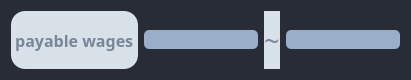
  <widget class="QWidget" name="horizontalLayoutWidget">
   <property name="geometry">
    <rect>
     <x>70</x>
     <y>30</y>
     <width>411</width>
     <height>80</height>
    </rect>
   </property>
   <property name="palette">
    <palette>
     <active>
      <colorrole role="WindowText">
       <brush brushstyle="SolidPattern">
        <color alpha="255">
         <red>119</red>
         <green>134</green>
         <blue>153</blue>
        </color>
       </brush>
      </colorrole>
      <colorrole role="Button">
       <brush brushstyle="SolidPattern">
        <color alpha="255">
         <red>40</red>
         <green>44</green>
         <blue>55</blue>
        </color>
       </brush>
      </colorrole>
      <colorrole role="Text">
       <brush brushstyle="SolidPattern">
        <color alpha="255">
         <red>119</red>
         <green>134</green>
         <blue>153</blue>
        </color>
       </brush>
      </colorrole>
      <colorrole role="ButtonText">
       <brush brushstyle="SolidPattern">
        <color alpha="255">
         <red>119</red>
         <green>134</green>
         <blue>153</blue>
        </color>
       </brush>
      </colorrole>
      <colorrole role="Base">
       <brush brushstyle="SolidPattern">
        <color alpha="255">
         <red>40</red>
         <green>44</green>
         <blue>55</blue>
        </color>
       </brush>
      </colorrole>
      <colorrole role="Window">
       <brush brushstyle="SolidPattern">
        <color alpha="255">
         <red>40</red>
         <green>44</green>
         <blue>55</blue>
        </color>
       </brush>
      </colorrole>
      <colorrole role="PlaceholderText">
       <brush brushstyle="SolidPattern">
        <color alpha="128">
         <red>119</red>
         <green>134</green>
         <blue>153</blue>
        </color>
       </brush>
      </colorrole>
     </active>
     <inactive>
      <colorrole role="WindowText">
       <brush brushstyle="SolidPattern">
        <color alpha="255">
         <red>119</red>
         <green>134</green>
         <blue>153</blue>
        </color>
       </brush>
      </colorrole>
      <colorrole role="Button">
       <brush brushstyle="SolidPattern">
        <color alpha="255">
         <red>40</red>
         <green>44</green>
         <blue>55</blue>
        </color>
       </brush>
      </colorrole>
      <colorrole role="Text">
       <brush brushstyle="SolidPattern">
        <color alpha="255">
         <red>119</red>
         <green>134</green>
         <blue>153</blue>
        </color>
       </brush>
      </colorrole>
      <colorrole role="ButtonText">
       <brush brushstyle="SolidPattern">
        <color alpha="255">
         <red>119</red>
         <green>134</green>
         <blue>153</blue>
        </color>
       </brush>
      </colorrole>
      <colorrole role="Base">
       <brush brushstyle="SolidPattern">
        <color alpha="255">
         <red>40</red>
         <green>44</green>
         <blue>55</blue>
        </color>
       </brush>
      </colorrole>
      <colorrole role="Window">
       <brush brushstyle="SolidPattern">
        <color alpha="255">
         <red>40</red>
         <green>44</green>
         <blue>55</blue>
        </color>
       </brush>
      </colorrole>
      <colorrole role="PlaceholderText">
       <brush brushstyle="SolidPattern">
        <color alpha="128">
         <red>119</red>
         <green>134</green>
         <blue>153</blue>
        </color>
       </brush>
      </colorrole>
     </inactive>
     <disabled>
      <colorrole role="WindowText">
       <brush brushstyle="SolidPattern">
        <color alpha="255">
         <red>120</red>
         <green>120</green>
         <blue>120</blue>
        </color>
       </brush>
      </colorrole>
      <colorrole role="Button">
       <brush brushstyle="SolidPattern">
        <color alpha="255">
         <red>40</red>
         <green>44</green>
         <blue>55</blue>
        </color>
       </brush>
      </colorrole>
      <colorrole role="Text">
       <brush brushstyle="SolidPattern">
        <color alpha="255">
         <red>120</red>
         <green>120</green>
         <blue>120</blue>
        </color>
       </brush>
      </colorrole>
      <colorrole role="ButtonText">
       <brush brushstyle="SolidPattern">
        <color alpha="255">
         <red>120</red>
         <green>120</green>
         <blue>120</blue>
        </color>
       </brush>
      </colorrole>
      <colorrole role="Base">
       <brush brushstyle="SolidPattern">
        <color alpha="255">
         <red>40</red>
         <green>44</green>
         <blue>55</blue>
        </color>
       </brush>
      </colorrole>
      <colorrole role="Window">
       <brush brushstyle="SolidPattern">
        <color alpha="255">
         <red>40</red>
         <green>44</green>
         <blue>55</blue>
        </color>
       </brush>
      </colorrole>
      <colorrole role="PlaceholderText">
       <brush brushstyle="SolidPattern">
        <color alpha="128">
         <red>0</red>
         <green>0</green>
         <blue>0</blue>
        </color>
       </brush>
      </colorrole>
     </disabled>
    </palette>
   </property>
   <property name="font">
    <font>
     <family>Algerian</family>
    </font>
   </property>
   <layout class="QHBoxLayout" name="horizontalLayout">
    <item>
     <widget class="QLabel" name="label">
      <property name="palette">
       <palette>
        <active>
         <colorrole role="WindowText">
          <brush brushstyle="SolidPattern">
           <color alpha="255">
            <red>119</red>
            <green>134</green>
            <blue>153</blue>
           </color>
          </brush>
         </colorrole>
         <colorrole role="Button">
          <brush brushstyle="SolidPattern">
           <color alpha="255">
            <red>217</red>
            <green>225</green>
            <blue>232</blue>
           </color>
          </brush>
         </colorrole>
         <colorrole role="Text">
          <brush brushstyle="SolidPattern">
           <color alpha="255">
            <red>119</red>
            <green>134</green>
            <blue>153</blue>
           </color>
          </brush>
         </colorrole>
         <colorrole role="ButtonText">
          <brush brushstyle="SolidPattern">
           <color alpha="255">
            <red>119</red>
            <green>134</green>
            <blue>153</blue>
           </color>
          </brush>
         </colorrole>
         <colorrole role="Base">
          <brush brushstyle="SolidPattern">
           <color alpha="255">
            <red>217</red>
            <green>225</green>
            <blue>232</blue>
           </color>
          </brush>
         </colorrole>
         <colorrole role="Window">
          <brush brushstyle="SolidPattern">
           <color alpha="255">
            <red>217</red>
            <green>225</green>
            <blue>232</blue>
           </color>
          </brush>
         </colorrole>
         <colorrole role="Highlight">
          <brush brushstyle="SolidPattern">
           <color alpha="255">
            <red>155</red>
            <green>174</green>
            <blue>200</blue>
           </color>
          </brush>
         </colorrole>
         <colorrole role="PlaceholderText">
          <brush brushstyle="SolidPattern">
           <color alpha="128">
            <red>119</red>
            <green>134</green>
            <blue>153</blue>
           </color>
          </brush>
         </colorrole>
        </active>
        <inactive>
         <colorrole role="WindowText">
          <brush brushstyle="SolidPattern">
           <color alpha="255">
            <red>119</red>
            <green>134</green>
            <blue>153</blue>
           </color>
          </brush>
         </colorrole>
         <colorrole role="Button">
          <brush brushstyle="SolidPattern">
           <color alpha="255">
            <red>217</red>
            <green>225</green>
            <blue>232</blue>
           </color>
          </brush>
         </colorrole>
         <colorrole role="Text">
          <brush brushstyle="SolidPattern">
           <color alpha="255">
            <red>119</red>
            <green>134</green>
            <blue>153</blue>
           </color>
          </brush>
         </colorrole>
         <colorrole role="ButtonText">
          <brush brushstyle="SolidPattern">
           <color alpha="255">
            <red>119</red>
            <green>134</green>
            <blue>153</blue>
           </color>
          </brush>
         </colorrole>
         <colorrole role="Base">
          <brush brushstyle="SolidPattern">
           <color alpha="255">
            <red>217</red>
            <green>225</green>
            <blue>232</blue>
           </color>
          </brush>
         </colorrole>
         <colorrole role="Window">
          <brush brushstyle="SolidPattern">
           <color alpha="255">
            <red>217</red>
            <green>225</green>
            <blue>232</blue>
           </color>
          </brush>
         </colorrole>
         <colorrole role="Highlight">
          <brush brushstyle="SolidPattern">
           <color alpha="255">
            <red>155</red>
            <green>174</green>
            <blue>200</blue>
           </color>
          </brush>
         </colorrole>
         <colorrole role="PlaceholderText">
          <brush brushstyle="SolidPattern">
           <color alpha="128">
            <red>119</red>
            <green>134</green>
            <blue>153</blue>
           </color>
          </brush>
         </colorrole>
        </inactive>
        <disabled>
         <colorrole role="WindowText">
          <brush brushstyle="SolidPattern">
           <color alpha="255">
            <red>120</red>
            <green>120</green>
            <blue>120</blue>
           </color>
          </brush>
         </colorrole>
         <colorrole role="Button">
          <brush brushstyle="SolidPattern">
           <color alpha="255">
            <red>217</red>
            <green>225</green>
            <blue>232</blue>
           </color>
          </brush>
         </colorrole>
         <colorrole role="Text">
          <brush brushstyle="SolidPattern">
           <color alpha="255">
            <red>120</red>
            <green>120</green>
            <blue>120</blue>
           </color>
          </brush>
         </colorrole>
         <colorrole role="ButtonText">
          <brush brushstyle="SolidPattern">
           <color alpha="255">
            <red>120</red>
            <green>120</green>
            <blue>120</blue>
           </color>
          </brush>
         </colorrole>
         <colorrole role="Base">
          <brush brushstyle="SolidPattern">
           <color alpha="255">
            <red>217</red>
            <green>225</green>
            <blue>232</blue>
           </color>
          </brush>
         </colorrole>
         <colorrole role="Window">
          <brush brushstyle="SolidPattern">
           <color alpha="255">
            <red>217</red>
            <green>225</green>
            <blue>232</blue>
           </color>
          </brush>
         </colorrole>
         <colorrole role="Highlight">
          <brush brushstyle="SolidPattern">
           <color alpha="255">
            <red>155</red>
            <green>174</green>
            <blue>200</blue>
           </color>
          </brush>
         </colorrole>
         <colorrole role="PlaceholderText">
          <brush brushstyle="SolidPattern">
           <color alpha="128">
            <red>0</red>
            <green>0</green>
            <blue>0</blue>
           </color>
          </brush>
         </colorrole>
        </disabled>
       </palette>
      </property>
      <property name="font">
       <font>
        <family>Algerian</family>
        <pointsize>12</pointsize>
        <weight>75</weight>
        <bold>true</bold>
       </font>
      </property>
      <property name="styleSheet">
       <string notr="true">background-color: rgb(217, 225, 232);
selection-background-color: rgb(155, 174, 200);
border:none;
border-radius:14px;</string>
      </property>
      <property name="text">
       <string> payable wages </string>
      </property>
     </widget>
    </item>
    <item>
     <widget class="QLineEdit" name="a">
      <property name="palette">
       <palette>
        <active>
         <colorrole role="WindowText">
          <brush brushstyle="SolidPattern">
           <color alpha="255">
            <red>255</red>
            <green>255</green>
            <blue>255</blue>
           </color>
          </brush>
         </colorrole>
         <colorrole role="Button">
          <brush brushstyle="SolidPattern">
           <color alpha="255">
            <red>155</red>
            <green>174</green>
            <blue>200</blue>
           </color>
          </brush>
         </colorrole>
         <colorrole role="Text">
          <brush brushstyle="SolidPattern">
           <color alpha="255">
            <red>255</red>
            <green>255</green>
            <blue>255</blue>
           </color>
          </brush>
         </colorrole>
         <colorrole role="ButtonText">
          <brush brushstyle="SolidPattern">
           <color alpha="255">
            <red>119</red>
            <green>134</green>
            <blue>153</blue>
           </color>
          </brush>
         </colorrole>
         <colorrole role="Base">
          <brush brushstyle="SolidPattern">
           <color alpha="255">
            <red>155</red>
            <green>174</green>
            <blue>200</blue>
           </color>
          </brush>
         </colorrole>
         <colorrole role="Window">
          <brush brushstyle="SolidPattern">
           <color alpha="255">
            <red>155</red>
            <green>174</green>
            <blue>200</blue>
           </color>
          </brush>
         </colorrole>
         <colorrole role="PlaceholderText">
          <brush brushstyle="SolidPattern">
           <color alpha="128">
            <red>119</red>
            <green>134</green>
            <blue>153</blue>
           </color>
          </brush>
         </colorrole>
        </active>
        <inactive>
         <colorrole role="WindowText">
          <brush brushstyle="SolidPattern">
           <color alpha="255">
            <red>255</red>
            <green>255</green>
            <blue>255</blue>
           </color>
          </brush>
         </colorrole>
         <colorrole role="Button">
          <brush brushstyle="SolidPattern">
           <color alpha="255">
            <red>155</red>
            <green>174</green>
            <blue>200</blue>
           </color>
          </brush>
         </colorrole>
         <colorrole role="Text">
          <brush brushstyle="SolidPattern">
           <color alpha="255">
            <red>255</red>
            <green>255</green>
            <blue>255</blue>
           </color>
          </brush>
         </colorrole>
         <colorrole role="ButtonText">
          <brush brushstyle="SolidPattern">
           <color alpha="255">
            <red>119</red>
            <green>134</green>
            <blue>153</blue>
           </color>
          </brush>
         </colorrole>
         <colorrole role="Base">
          <brush brushstyle="SolidPattern">
           <color alpha="255">
            <red>155</red>
            <green>174</green>
            <blue>200</blue>
           </color>
          </brush>
         </colorrole>
         <colorrole role="Window">
          <brush brushstyle="SolidPattern">
           <color alpha="255">
            <red>155</red>
            <green>174</green>
            <blue>200</blue>
           </color>
          </brush>
         </colorrole>
         <colorrole role="PlaceholderText">
          <brush brushstyle="SolidPattern">
           <color alpha="128">
            <red>119</red>
            <green>134</green>
            <blue>153</blue>
           </color>
          </brush>
         </colorrole>
        </inactive>
        <disabled>
         <colorrole role="WindowText">
          <brush brushstyle="SolidPattern">
           <color alpha="255">
            <red>120</red>
            <green>120</green>
            <blue>120</blue>
           </color>
          </brush>
         </colorrole>
         <colorrole role="Button">
          <brush brushstyle="SolidPattern">
           <color alpha="255">
            <red>155</red>
            <green>174</green>
            <blue>200</blue>
           </color>
          </brush>
         </colorrole>
         <colorrole role="Text">
          <brush brushstyle="SolidPattern">
           <color alpha="255">
            <red>120</red>
            <green>120</green>
            <blue>120</blue>
           </color>
          </brush>
         </colorrole>
         <colorrole role="ButtonText">
          <brush brushstyle="SolidPattern">
           <color alpha="255">
            <red>120</red>
            <green>120</green>
            <blue>120</blue>
           </color>
          </brush>
         </colorrole>
         <colorrole role="Base">
          <brush brushstyle="SolidPattern">
           <color alpha="255">
            <red>155</red>
            <green>174</green>
            <blue>200</blue>
           </color>
          </brush>
         </colorrole>
         <colorrole role="Window">
          <brush brushstyle="SolidPattern">
           <color alpha="255">
            <red>155</red>
            <green>174</green>
            <blue>200</blue>
           </color>
          </brush>
         </colorrole>
         <colorrole role="PlaceholderText">
          <brush brushstyle="SolidPattern">
           <color alpha="128">
            <red>0</red>
            <green>0</green>
            <blue>0</blue>
           </color>
          </brush>
         </colorrole>
        </disabled>
       </palette>
      </property>
      <property name="font">
       <font>
        <family>Algerian</family>
        <weight>75</weight>
        <bold>true</bold>
       </font>
      </property>
      <property name="styleSheet">
       <string notr="true">background-color: rgb(155, 174, 200);
border-radius:5px;
</string>
      </property>
     </widget>
    </item>
    <item>
     <widget class="QLabel" name="label_2">
      <property name="palette">
       <palette>
        <active>
         <colorrole role="WindowText">
          <brush brushstyle="SolidPattern">
           <color alpha="255">
            <red>119</red>
            <green>134</green>
            <blue>153</blue>
           </color>
          </brush>
         </colorrole>
         <colorrole role="Button">
          <brush brushstyle="SolidPattern">
           <color alpha="255">
            <red>217</red>
            <green>225</green>
            <blue>232</blue>
           </color>
          </brush>
         </colorrole>
         <colorrole role="Text">
          <brush brushstyle="SolidPattern">
           <color alpha="255">
            <red>119</red>
            <green>134</green>
            <blue>153</blue>
           </color>
          </brush>
         </colorrole>
         <colorrole role="ButtonText">
          <brush brushstyle="SolidPattern">
           <color alpha="255">
            <red>119</red>
            <green>134</green>
            <blue>153</blue>
           </color>
          </brush>
         </colorrole>
         <colorrole role="Base">
          <brush brushstyle="SolidPattern">
           <color alpha="255">
            <red>217</red>
            <green>225</green>
            <blue>232</blue>
           </color>
          </brush>
         </colorrole>
         <colorrole role="Window">
          <brush brushstyle="SolidPattern">
           <color alpha="255">
            <red>217</red>
            <green>225</green>
            <blue>232</blue>
           </color>
          </brush>
         </colorrole>
         <colorrole role="PlaceholderText">
          <brush brushstyle="SolidPattern">
           <color alpha="128">
            <red>119</red>
            <green>134</green>
            <blue>153</blue>
           </color>
          </brush>
         </colorrole>
        </active>
        <inactive>
         <colorrole role="WindowText">
          <brush brushstyle="SolidPattern">
           <color alpha="255">
            <red>119</red>
            <green>134</green>
            <blue>153</blue>
           </color>
          </brush>
         </colorrole>
         <colorrole role="Button">
          <brush brushstyle="SolidPattern">
           <color alpha="255">
            <red>217</red>
            <green>225</green>
            <blue>232</blue>
           </color>
          </brush>
         </colorrole>
         <colorrole role="Text">
          <brush brushstyle="SolidPattern">
           <color alpha="255">
            <red>119</red>
            <green>134</green>
            <blue>153</blue>
           </color>
          </brush>
         </colorrole>
         <colorrole role="ButtonText">
          <brush brushstyle="SolidPattern">
           <color alpha="255">
            <red>119</red>
            <green>134</green>
            <blue>153</blue>
           </color>
          </brush>
         </colorrole>
         <colorrole role="Base">
          <brush brushstyle="SolidPattern">
           <color alpha="255">
            <red>217</red>
            <green>225</green>
            <blue>232</blue>
           </color>
          </brush>
         </colorrole>
         <colorrole role="Window">
          <brush brushstyle="SolidPattern">
           <color alpha="255">
            <red>217</red>
            <green>225</green>
            <blue>232</blue>
           </color>
          </brush>
         </colorrole>
         <colorrole role="PlaceholderText">
          <brush brushstyle="SolidPattern">
           <color alpha="128">
            <red>119</red>
            <green>134</green>
            <blue>153</blue>
           </color>
          </brush>
         </colorrole>
        </inactive>
        <disabled>
         <colorrole role="WindowText">
          <brush brushstyle="SolidPattern">
           <color alpha="255">
            <red>120</red>
            <green>120</green>
            <blue>120</blue>
           </color>
          </brush>
         </colorrole>
         <colorrole role="Button">
          <brush brushstyle="SolidPattern">
           <color alpha="255">
            <red>217</red>
            <green>225</green>
            <blue>232</blue>
           </color>
          </brush>
         </colorrole>
         <colorrole role="Text">
          <brush brushstyle="SolidPattern">
           <color alpha="255">
            <red>120</red>
            <green>120</green>
            <blue>120</blue>
           </color>
          </brush>
         </colorrole>
         <colorrole role="ButtonText">
          <brush brushstyle="SolidPattern">
           <color alpha="255">
            <red>120</red>
            <green>120</green>
            <blue>120</blue>
           </color>
          </brush>
         </colorrole>
         <colorrole role="Base">
          <brush brushstyle="SolidPattern">
           <color alpha="255">
            <red>217</red>
            <green>225</green>
            <blue>232</blue>
           </color>
          </brush>
         </colorrole>
         <colorrole role="Window">
          <brush brushstyle="SolidPattern">
           <color alpha="255">
            <red>217</red>
            <green>225</green>
            <blue>232</blue>
           </color>
          </brush>
         </colorrole>
         <colorrole role="PlaceholderText">
          <brush brushstyle="SolidPattern">
           <color alpha="128">
            <red>0</red>
            <green>0</green>
            <blue>0</blue>
           </color>
          </brush>
         </colorrole>
        </disabled>
       </palette>
      </property>
      <property name="font">
       <font>
        <family>Algerian</family>
        <pointsize>20</pointsize>
       </font>
      </property>
      <property name="styleSheet">
       <string notr="true">background-color: rgb(217, 225, 232);
border:none;</string>
      </property>
      <property name="text">
       <string>~</string>
      </property>
     </widget>
    </item>
    <item>
     <widget class="QLineEdit" name="b">
      <property name="palette">
       <palette>
        <active>
         <colorrole role="WindowText">
          <brush brushstyle="SolidPattern">
           <color alpha="255">
            <red>255</red>
            <green>255</green>
            <blue>255</blue>
           </color>
          </brush>
         </colorrole>
         <colorrole role="Button">
          <brush brushstyle="SolidPattern">
           <color alpha="255">
            <red>155</red>
            <green>174</green>
            <blue>200</blue>
           </color>
          </brush>
         </colorrole>
         <colorrole role="Text">
          <brush brushstyle="SolidPattern">
           <color alpha="255">
            <red>255</red>
            <green>255</green>
            <blue>255</blue>
           </color>
          </brush>
         </colorrole>
         <colorrole role="ButtonText">
          <brush brushstyle="SolidPattern">
           <color alpha="255">
            <red>119</red>
            <green>134</green>
            <blue>153</blue>
           </color>
          </brush>
         </colorrole>
         <colorrole role="Base">
          <brush brushstyle="SolidPattern">
           <color alpha="255">
            <red>155</red>
            <green>174</green>
            <blue>200</blue>
           </color>
          </brush>
         </colorrole>
         <colorrole role="Window">
          <brush brushstyle="SolidPattern">
           <color alpha="255">
            <red>155</red>
            <green>174</green>
            <blue>200</blue>
           </color>
          </brush>
         </colorrole>
         <colorrole role="PlaceholderText">
          <brush brushstyle="SolidPattern">
           <color alpha="128">
            <red>119</red>
            <green>134</green>
            <blue>153</blue>
           </color>
          </brush>
         </colorrole>
        </active>
        <inactive>
         <colorrole role="WindowText">
          <brush brushstyle="SolidPattern">
           <color alpha="255">
            <red>255</red>
            <green>255</green>
            <blue>255</blue>
           </color>
          </brush>
         </colorrole>
         <colorrole role="Button">
          <brush brushstyle="SolidPattern">
           <color alpha="255">
            <red>155</red>
            <green>174</green>
            <blue>200</blue>
           </color>
          </brush>
         </colorrole>
         <colorrole role="Text">
          <brush brushstyle="SolidPattern">
           <color alpha="255">
            <red>255</red>
            <green>255</green>
            <blue>255</blue>
           </color>
          </brush>
         </colorrole>
         <colorrole role="ButtonText">
          <brush brushstyle="SolidPattern">
           <color alpha="255">
            <red>119</red>
            <green>134</green>
            <blue>153</blue>
           </color>
          </brush>
         </colorrole>
         <colorrole role="Base">
          <brush brushstyle="SolidPattern">
           <color alpha="255">
            <red>155</red>
            <green>174</green>
            <blue>200</blue>
           </color>
          </brush>
         </colorrole>
         <colorrole role="Window">
          <brush brushstyle="SolidPattern">
           <color alpha="255">
            <red>155</red>
            <green>174</green>
            <blue>200</blue>
           </color>
          </brush>
         </colorrole>
         <colorrole role="PlaceholderText">
          <brush brushstyle="SolidPattern">
           <color alpha="128">
            <red>119</red>
            <green>134</green>
            <blue>153</blue>
           </color>
          </brush>
         </colorrole>
        </inactive>
        <disabled>
         <colorrole role="WindowText">
          <brush brushstyle="SolidPattern">
           <color alpha="255">
            <red>120</red>
            <green>120</green>
            <blue>120</blue>
           </color>
          </brush>
         </colorrole>
         <colorrole role="Button">
          <brush brushstyle="SolidPattern">
           <color alpha="255">
            <red>155</red>
            <green>174</green>
            <blue>200</blue>
           </color>
          </brush>
         </colorrole>
         <colorrole role="Text">
          <brush brushstyle="SolidPattern">
           <color alpha="255">
            <red>120</red>
            <green>120</green>
            <blue>120</blue>
           </color>
          </brush>
         </colorrole>
         <colorrole role="ButtonText">
          <brush brushstyle="SolidPattern">
           <color alpha="255">
            <red>120</red>
            <green>120</green>
            <blue>120</blue>
           </color>
          </brush>
         </colorrole>
         <colorrole role="Base">
          <brush brushstyle="SolidPattern">
           <color alpha="255">
            <red>155</red>
            <green>174</green>
            <blue>200</blue>
           </color>
          </brush>
         </colorrole>
         <colorrole role="Window">
          <brush brushstyle="SolidPattern">
           <color alpha="255">
            <red>155</red>
            <green>174</green>
            <blue>200</blue>
           </color>
          </brush>
         </colorrole>
         <colorrole role="PlaceholderText">
          <brush brushstyle="SolidPattern">
           <color alpha="128">
            <red>0</red>
            <green>0</green>
            <blue>0</blue>
           </color>
          </brush>
         </colorrole>
        </disabled>
       </palette>
      </property>
      <property name="font">
       <font>
        <family>Algerian</family>
        <weight>75</weight>
        <bold>true</bold>
       </font>
      </property>
      <property name="styleSheet">
       <string notr="true">background-color: rgb(155, 174, 200);
border-radius:5px;
</string>
      </property>
     </widget>
    </item>
   </layout>
  </widget>
